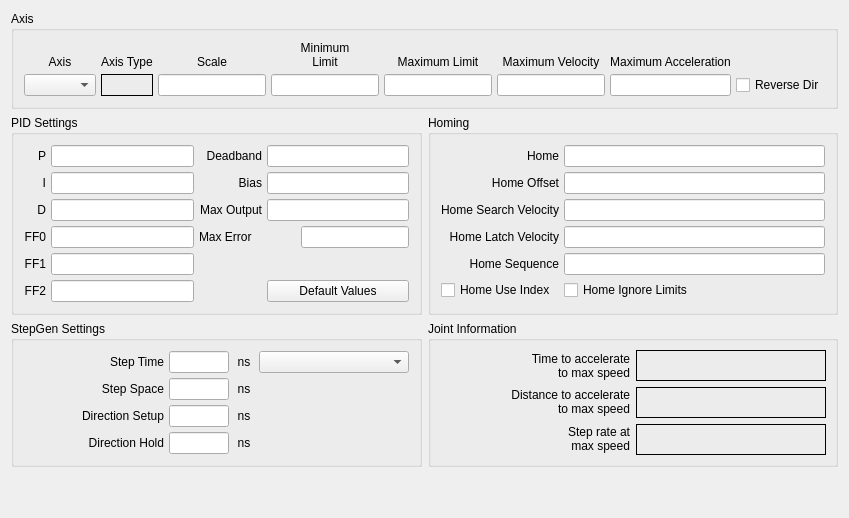
          <widget class="QWidget" name="joint2tab">
           <attribute name="title">
            <string>Joint 2</string>
           </attribute>
           <layout class="QGridLayout" name="gridLayout_15">
            <item row="0" column="0" colspan="2">
             <widget class="QGroupBox" name="jointAxisGroup_2">
              <property name="title">
               <string>Axis</string>
              </property>
              <layout class="QGridLayout" name="gridLayout_13">
               <property name="leftMargin">
                <number>10</number>
               </property>
               <property name="topMargin">
                <number>10</number>
               </property>
               <property name="rightMargin">
                <number>10</number>
               </property>
               <property name="bottomMargin">
                <number>10</number>
               </property>
               <property name="spacing">
                <number>5</number>
               </property>
               <item row="1" column="5">
                <widget class="QLineEdit" name="maxVelocity_2">
                 <property name="alignment">
                  <set>Qt::AlignRight|Qt::AlignTrailing|Qt::AlignVCenter</set>
                 </property>
                </widget>
               </item>
               <item row="1" column="0">
                <widget class="QComboBox" name="axisCB_2"/>
               </item>
               <item row="0" column="3">
                <widget class="QLabel" name="label_64">
                 <property name="text">
                  <string>&lt;html&gt;&lt;head/&gt;&lt;body&gt;&lt;p&gt;Minimum&lt;br/&gt;Limit&lt;/p&gt;&lt;/body&gt;&lt;/html&gt;</string>
                 </property>
                 <property name="alignment">
                  <set>Qt::AlignBottom|Qt::AlignHCenter</set>
                 </property>
                 <property name="wordWrap">
                  <bool>true</bool>
                 </property>
                </widget>
               </item>
               <item row="0" column="0">
                <widget class="QLabel" name="label_53">
                 <property name="text">
                  <string>Axis</string>
                 </property>
                 <property name="alignment">
                  <set>Qt::AlignBottom|Qt::AlignHCenter</set>
                 </property>
                </widget>
               </item>
               <item row="1" column="3">
                <widget class="QLineEdit" name="minLimit_2">
                 <property name="alignment">
                  <set>Qt::AlignRight|Qt::AlignTrailing|Qt::AlignVCenter</set>
                 </property>
                </widget>
               </item>
               <item row="1" column="4">
                <widget class="QLineEdit" name="maxLimit_2">
                 <property name="alignment">
                  <set>Qt::AlignRight|Qt::AlignTrailing|Qt::AlignVCenter</set>
                 </property>
                </widget>
               </item>
               <item row="0" column="4">
                <widget class="QLabel" name="label_69">
                 <property name="text">
                  <string>Maximum Limit</string>
                 </property>
                 <property name="textFormat">
                  <enum>Qt::AutoText</enum>
                 </property>
                 <property name="alignment">
                  <set>Qt::AlignBottom|Qt::AlignHCenter</set>
                 </property>
                 <property name="wordWrap">
                  <bool>true</bool>
                 </property>
                </widget>
               </item>
               <item row="0" column="5">
                <widget class="QLabel" name="label_76">
                 <property name="text">
                  <string>Maximum Velocity</string>
                 </property>
                 <property name="alignment">
                  <set>Qt::AlignBottom|Qt::AlignHCenter</set>
                 </property>
                 <property name="wordWrap">
                  <bool>true</bool>
                 </property>
                </widget>
               </item>
               <item row="0" column="2">
                <widget class="QLabel" name="label_55">
                 <property name="text">
                  <string>Scale</string>
                 </property>
                 <property name="alignment">
                  <set>Qt::AlignBottom|Qt::AlignHCenter</set>
                 </property>
                </widget>
               </item>
               <item row="0" column="6">
                <widget class="QLabel" name="label_77">
                 <property name="text">
                  <string>Maximum Acceleration</string>
                 </property>
                 <property name="alignment">
                  <set>Qt::AlignBottom|Qt::AlignHCenter</set>
                 </property>
                 <property name="wordWrap">
                  <bool>true</bool>
                 </property>
                </widget>
               </item>
               <item row="1" column="6">
                <widget class="QLineEdit" name="maxAccel_2">
                 <property name="alignment">
                  <set>Qt::AlignRight|Qt::AlignTrailing|Qt::AlignVCenter</set>
                 </property>
                </widget>
               </item>
               <item row="0" column="1">
                <widget class="QLabel" name="label_6">
                 <property name="text">
                  <string>Axis Type</string>
                 </property>
                 <property name="alignment">
                  <set>Qt::AlignBottom|Qt::AlignLeading|Qt::AlignLeft</set>
                 </property>
                </widget>
               </item>
               <item row="1" column="1">
                <widget class="QLabel" name="axisType_2">
                 <property name="frameShape">
                  <enum>QFrame::Box</enum>
                 </property>
                 <property name="text">
                  <string/>
                 </property>
                </widget>
               </item>
               <item row="1" column="2">
                <widget class="QLineEdit" name="scale_2"/>
               </item>
               <item row="1" column="7">
                <widget class="QCheckBox" name="reverse_2">
                 <property name="text">
                  <string>Reverse Dir</string>
                 </property>
                </widget>
               </item>
              </layout>
             </widget>
            </item>
            <item row="1" column="0">
             <widget class="QGroupBox" name="groupBox_11">
              <property name="title">
               <string>PID Settings</string>
              </property>
              <layout class="QGridLayout" name="gridLayout_14">
               <property name="leftMargin">
                <number>10</number>
               </property>
               <property name="topMargin">
                <number>10</number>
               </property>
               <property name="rightMargin">
                <number>10</number>
               </property>
               <property name="bottomMargin">
                <number>10</number>
               </property>
               <property name="spacing">
                <number>5</number>
               </property>
               <item row="0" column="0">
                <widget class="QLabel" name="label_234">
                 <property name="text">
                  <string>P</string>
                 </property>
                 <property name="alignment">
                  <set>Qt::AlignRight|Qt::AlignTrailing|Qt::AlignVCenter</set>
                 </property>
                </widget>
               </item>
               <item row="0" column="1">
                <widget class="QLineEdit" name="p_2">
                 <property name="text">
                  <string/>
                 </property>
                 <property name="alignment">
                  <set>Qt::AlignRight|Qt::AlignTrailing|Qt::AlignVCenter</set>
                 </property>
                </widget>
               </item>
               <item row="0" column="2">
                <widget class="QLabel" name="label_235">
                 <property name="text">
                  <string>Deadband</string>
                 </property>
                 <property name="alignment">
                  <set>Qt::AlignRight|Qt::AlignTrailing|Qt::AlignVCenter</set>
                 </property>
                </widget>
               </item>
               <item row="0" column="3">
                <widget class="QLineEdit" name="deadband_2">
                 <property name="text">
                  <string/>
                 </property>
                 <property name="alignment">
                  <set>Qt::AlignRight|Qt::AlignTrailing|Qt::AlignVCenter</set>
                 </property>
                </widget>
               </item>
               <item row="1" column="0">
                <widget class="QLabel" name="label_236">
                 <property name="text">
                  <string>I</string>
                 </property>
                 <property name="alignment">
                  <set>Qt::AlignRight|Qt::AlignTrailing|Qt::AlignVCenter</set>
                 </property>
                </widget>
               </item>
               <item row="1" column="1">
                <widget class="QLineEdit" name="i_2">
                 <property name="text">
                  <string/>
                 </property>
                 <property name="alignment">
                  <set>Qt::AlignRight|Qt::AlignTrailing|Qt::AlignVCenter</set>
                 </property>
                </widget>
               </item>
               <item row="1" column="2">
                <widget class="QLabel" name="label_237">
                 <property name="text">
                  <string>Bias</string>
                 </property>
                 <property name="alignment">
                  <set>Qt::AlignRight|Qt::AlignTrailing|Qt::AlignVCenter</set>
                 </property>
                </widget>
               </item>
               <item row="1" column="3">
                <widget class="QLineEdit" name="bias_2">
                 <property name="text">
                  <string/>
                 </property>
                 <property name="alignment">
                  <set>Qt::AlignRight|Qt::AlignTrailing|Qt::AlignVCenter</set>
                 </property>
                </widget>
               </item>
               <item row="2" column="0">
                <widget class="QLabel" name="label_238">
                 <property name="text">
                  <string>D</string>
                 </property>
                 <property name="alignment">
                  <set>Qt::AlignRight|Qt::AlignTrailing|Qt::AlignVCenter</set>
                 </property>
                </widget>
               </item>
               <item row="2" column="1">
                <widget class="QLineEdit" name="d_2">
                 <property name="text">
                  <string/>
                 </property>
                 <property name="alignment">
                  <set>Qt::AlignRight|Qt::AlignTrailing|Qt::AlignVCenter</set>
                 </property>
                </widget>
               </item>
               <item row="2" column="2">
                <widget class="QLabel" name="label_239">
                 <property name="text">
                  <string>Max Output</string>
                 </property>
                 <property name="alignment">
                  <set>Qt::AlignRight|Qt::AlignTrailing|Qt::AlignVCenter</set>
                 </property>
                </widget>
               </item>
               <item row="2" column="3">
                <widget class="QLineEdit" name="maxOutput_2">
                 <property name="text">
                  <string/>
                 </property>
                 <property name="alignment">
                  <set>Qt::AlignRight|Qt::AlignTrailing|Qt::AlignVCenter</set>
                 </property>
                </widget>
               </item>
               <item row="3" column="0">
                <widget class="QLabel" name="label_240">
                 <property name="text">
                  <string>FF0</string>
                 </property>
                 <property name="alignment">
                  <set>Qt::AlignRight|Qt::AlignTrailing|Qt::AlignVCenter</set>
                 </property>
                </widget>
               </item>
               <item row="3" column="1">
                <widget class="QLineEdit" name="ff0_2">
                 <property name="text">
                  <string/>
                 </property>
                 <property name="alignment">
                  <set>Qt::AlignRight|Qt::AlignTrailing|Qt::AlignVCenter</set>
                 </property>
                </widget>
               </item>
               <item row="4" column="0">
                <widget class="QLabel" name="label_242">
                 <property name="text">
                  <string>FF1</string>
                 </property>
                 <property name="alignment">
                  <set>Qt::AlignRight|Qt::AlignTrailing|Qt::AlignVCenter</set>
                 </property>
                </widget>
               </item>
               <item row="4" column="1">
                <widget class="QLineEdit" name="ff1_2">
                 <property name="text">
                  <string/>
                 </property>
                 <property name="alignment">
                  <set>Qt::AlignRight|Qt::AlignTrailing|Qt::AlignVCenter</set>
                 </property>
                </widget>
               </item>
               <item row="5" column="0">
                <widget class="QLabel" name="label_243">
                 <property name="text">
                  <string>FF2</string>
                 </property>
                 <property name="alignment">
                  <set>Qt::AlignRight|Qt::AlignTrailing|Qt::AlignVCenter</set>
                 </property>
                </widget>
               </item>
               <item row="5" column="1">
                <widget class="QLineEdit" name="ff2_2">
                 <property name="text">
                  <string/>
                 </property>
                 <property name="alignment">
                  <set>Qt::AlignRight|Qt::AlignTrailing|Qt::AlignVCenter</set>
                 </property>
                </widget>
               </item>
               <item row="5" column="3">
                <widget class="QPushButton" name="pidDefault_2">
                 <property name="text">
                  <string>Default Values</string>
                 </property>
                </widget>
               </item>
               <item row="3" column="2">
                <widget class="QLabel" name="label_186">
                 <property name="text">
                  <string>Max Error</string>
                 </property>
                </widget>
               </item>
               <item row="3" column="3" alignment="Qt::AlignRight">
                <widget class="QLineEdit" name="maxError_2"/>
               </item>
              </layout>
             </widget>
            </item>
            <item row="1" column="1">
             <widget class="QGroupBox" name="groupBox_9">
              <property name="title">
               <string>Homing</string>
              </property>
              <layout class="QGridLayout" name="gridLayout_16">
               <property name="leftMargin">
                <number>10</number>
               </property>
               <property name="topMargin">
                <number>10</number>
               </property>
               <property name="rightMargin">
                <number>10</number>
               </property>
               <property name="bottomMargin">
                <number>10</number>
               </property>
               <property name="spacing">
                <number>5</number>
               </property>
               <item row="0" column="0">
                <widget class="QLabel" name="label_90">
                 <property name="text">
                  <string>Home</string>
                 </property>
                 <property name="alignment">
                  <set>Qt::AlignRight|Qt::AlignTrailing|Qt::AlignVCenter</set>
                 </property>
                </widget>
               </item>
               <item row="0" column="1">
                <widget class="QLineEdit" name="home_2">
                 <property name="toolTip">
                  <string>&lt;html&gt;&lt;head/&gt;&lt;body&gt;&lt;p&gt;Home is usually set to 0&lt;/p&gt;&lt;/body&gt;&lt;/html&gt;</string>
                 </property>
                 <property name="alignment">
                  <set>Qt::AlignRight|Qt::AlignTrailing|Qt::AlignVCenter</set>
                 </property>
                </widget>
               </item>
               <item row="1" column="0">
                <widget class="QLabel" name="label_91">
                 <property name="text">
                  <string>Home Offset</string>
                 </property>
                 <property name="alignment">
                  <set>Qt::AlignRight|Qt::AlignTrailing|Qt::AlignVCenter</set>
                 </property>
                </widget>
               </item>
               <item row="1" column="1">
                <widget class="QLineEdit" name="homeOffset_2">
                 <property name="toolTip">
                  <string>&lt;html&gt;&lt;head/&gt;&lt;body&gt;&lt;p&gt;Home Offset can be used to back off of the home switch&lt;/p&gt;&lt;/body&gt;&lt;/html&gt;</string>
                 </property>
                 <property name="alignment">
                  <set>Qt::AlignRight|Qt::AlignTrailing|Qt::AlignVCenter</set>
                 </property>
                </widget>
               </item>
               <item row="2" column="0">
                <widget class="QLabel" name="label_92">
                 <property name="text">
                  <string>Home Search Velocity</string>
                 </property>
                 <property name="alignment">
                  <set>Qt::AlignRight|Qt::AlignTrailing|Qt::AlignVCenter</set>
                 </property>
                </widget>
               </item>
               <item row="2" column="1">
                <widget class="QLineEdit" name="homeSearchVel_2">
                 <property name="toolTip">
                  <string>&lt;html&gt;&lt;head/&gt;&lt;body&gt;&lt;p&gt;Search Velocity is in units per second&lt;/p&gt;&lt;/body&gt;&lt;/html&gt;</string>
                 </property>
                 <property name="alignment">
                  <set>Qt::AlignRight|Qt::AlignTrailing|Qt::AlignVCenter</set>
                 </property>
                </widget>
               </item>
               <item row="3" column="0">
                <widget class="QLabel" name="label_93">
                 <property name="text">
                  <string>Home Latch Velocity</string>
                 </property>
                 <property name="alignment">
                  <set>Qt::AlignRight|Qt::AlignTrailing|Qt::AlignVCenter</set>
                 </property>
                </widget>
               </item>
               <item row="3" column="1">
                <widget class="QLineEdit" name="homeLatchVel_2">
                 <property name="toolTip">
                  <string>&lt;html&gt;&lt;head/&gt;&lt;body&gt;&lt;p&gt;Latch Velocity is in user units per second&lt;br/&gt;usually set slower than Search Velocity&lt;/p&gt;&lt;/body&gt;&lt;/html&gt;</string>
                 </property>
                 <property name="alignment">
                  <set>Qt::AlignRight|Qt::AlignTrailing|Qt::AlignVCenter</set>
                 </property>
                </widget>
               </item>
               <item row="5" column="0">
                <widget class="QCheckBox" name="homeUseIndex_2">
                 <property name="text">
                  <string>Home Use Index</string>
                 </property>
                </widget>
               </item>
               <item row="5" column="1">
                <widget class="QCheckBox" name="homeIgnoreLimits_2">
                 <property name="text">
                  <string>Home Ignore Limits</string>
                 </property>
                </widget>
               </item>
               <item row="4" column="1">
                <widget class="QLineEdit" name="homeSequence_2">
                 <property name="toolTip">
                  <string>&lt;html&gt;&lt;head/&gt;&lt;body&gt;&lt;p&gt;Home sequences start at 0 and do not skip a number.&lt;/p&gt;&lt;p&gt;Multiple joint axis use a negative number.&lt;/p&gt;&lt;p&gt;Leave blank to home the joint manually.&lt;/p&gt;&lt;/body&gt;&lt;/html&gt;</string>
                 </property>
                </widget>
               </item>
               <item row="4" column="0">
                <widget class="QLabel" name="label_139">
                 <property name="text">
                  <string>Home Sequence</string>
                 </property>
                 <property name="alignment">
                  <set>Qt::AlignRight|Qt::AlignTrailing|Qt::AlignVCenter</set>
                 </property>
                </widget>
               </item>
              </layout>
             </widget>
            </item>
            <item row="2" column="0">
             <widget class="QGroupBox" name="groupBox_12">
              <property name="title">
               <string>StepGen Settings</string>
              </property>
              <layout class="QGridLayout" name="gridLayout_17">
               <property name="leftMargin">
                <number>10</number>
               </property>
               <property name="topMargin">
                <number>10</number>
               </property>
               <property name="rightMargin">
                <number>10</number>
               </property>
               <property name="bottomMargin">
                <number>10</number>
               </property>
               <property name="spacing">
                <number>5</number>
               </property>
               <item row="0" column="0">
                <widget class="QLabel" name="label_104">
                 <property name="text">
                  <string>Step Time</string>
                 </property>
                 <property name="alignment">
                  <set>Qt::AlignRight|Qt::AlignTrailing|Qt::AlignVCenter</set>
                 </property>
                </widget>
               </item>
               <item row="1" column="2">
                <widget class="QLabel" name="label_120">
                 <property name="minimumSize">
                  <size>
                   <width>20</width>
                   <height>0</height>
                  </size>
                 </property>
                 <property name="maximumSize">
                  <size>
                   <width>20</width>
                   <height>16777215</height>
                  </size>
                 </property>
                 <property name="text">
                  <string>ns</string>
                 </property>
                 <property name="alignment">
                  <set>Qt::AlignCenter</set>
                 </property>
                </widget>
               </item>
               <item row="0" column="1">
                <widget class="QLineEdit" name="stepTime_2">
                 <property name="maximumSize">
                  <size>
                   <width>60</width>
                   <height>16777215</height>
                  </size>
                 </property>
                 <property name="inputMask">
                  <string/>
                 </property>
                 <property name="text">
                  <string/>
                 </property>
                 <property name="alignment">
                  <set>Qt::AlignRight|Qt::AlignTrailing|Qt::AlignVCenter</set>
                 </property>
                </widget>
               </item>
               <item row="0" column="2">
                <widget class="QLabel" name="label_118">
                 <property name="minimumSize">
                  <size>
                   <width>20</width>
                   <height>0</height>
                  </size>
                 </property>
                 <property name="maximumSize">
                  <size>
                   <width>20</width>
                   <height>16777215</height>
                  </size>
                 </property>
                 <property name="text">
                  <string>ns</string>
                 </property>
                 <property name="alignment">
                  <set>Qt::AlignCenter</set>
                 </property>
                </widget>
               </item>
               <item row="1" column="0">
                <widget class="QLabel" name="label_119">
                 <property name="text">
                  <string>Step Space</string>
                 </property>
                 <property name="alignment">
                  <set>Qt::AlignRight|Qt::AlignTrailing|Qt::AlignVCenter</set>
                 </property>
                </widget>
               </item>
               <item row="1" column="1">
                <widget class="QLineEdit" name="stepSpace_2">
                 <property name="maximumSize">
                  <size>
                   <width>60</width>
                   <height>16777215</height>
                  </size>
                 </property>
                 <property name="text">
                  <string/>
                 </property>
                 <property name="alignment">
                  <set>Qt::AlignRight|Qt::AlignTrailing|Qt::AlignVCenter</set>
                 </property>
                </widget>
               </item>
               <item row="2" column="0">
                <widget class="QLabel" name="label_121">
                 <property name="text">
                  <string>Direction Setup</string>
                 </property>
                 <property name="alignment">
                  <set>Qt::AlignRight|Qt::AlignTrailing|Qt::AlignVCenter</set>
                 </property>
                </widget>
               </item>
               <item row="2" column="1">
                <widget class="QLineEdit" name="dirSetup_2">
                 <property name="maximumSize">
                  <size>
                   <width>60</width>
                   <height>16777215</height>
                  </size>
                 </property>
                 <property name="text">
                  <string/>
                 </property>
                 <property name="alignment">
                  <set>Qt::AlignRight|Qt::AlignTrailing|Qt::AlignVCenter</set>
                 </property>
                </widget>
               </item>
               <item row="2" column="2">
                <widget class="QLabel" name="label_122">
                 <property name="minimumSize">
                  <size>
                   <width>20</width>
                   <height>0</height>
                  </size>
                 </property>
                 <property name="maximumSize">
                  <size>
                   <width>20</width>
                   <height>16777215</height>
                  </size>
                 </property>
                 <property name="text">
                  <string>ns</string>
                 </property>
                 <property name="alignment">
                  <set>Qt::AlignCenter</set>
                 </property>
                </widget>
               </item>
               <item row="3" column="0">
                <widget class="QLabel" name="label_123">
                 <property name="text">
                  <string>Direction Hold</string>
                 </property>
                 <property name="alignment">
                  <set>Qt::AlignRight|Qt::AlignTrailing|Qt::AlignVCenter</set>
                 </property>
                </widget>
               </item>
               <item row="3" column="1">
                <widget class="QLineEdit" name="dirHold_2">
                 <property name="maximumSize">
                  <size>
                   <width>60</width>
                   <height>16777215</height>
                  </size>
                 </property>
                 <property name="text">
                  <string/>
                 </property>
                 <property name="alignment">
                  <set>Qt::AlignRight|Qt::AlignTrailing|Qt::AlignVCenter</set>
                 </property>
                </widget>
               </item>
               <item row="3" column="2">
                <widget class="QLabel" name="label_124">
                 <property name="minimumSize">
                  <size>
                   <width>20</width>
                   <height>0</height>
                  </size>
                 </property>
                 <property name="maximumSize">
                  <size>
                   <width>20</width>
                   <height>16777215</height>
                  </size>
                 </property>
                 <property name="text">
                  <string>ns</string>
                 </property>
                 <property name="alignment">
                  <set>Qt::AlignCenter</set>
                 </property>
                </widget>
               </item>
               <item row="0" column="3">
                <widget class="QComboBox" name="driveCB_2">
                 <property name="minimumSize">
                  <size>
                   <width>150</width>
                   <height>0</height>
                  </size>
                 </property>
                </widget>
               </item>
              </layout>
             </widget>
            </item>
            <item row="2" column="1">
             <widget class="QGroupBox" name="gridGroupBox_4">
              <property name="title">
               <string>Joint Information</string>
              </property>
              <layout class="QGridLayout" name="gridLayout_34">
               <item row="1" column="0" alignment="Qt::AlignRight">
                <widget class="QLabel" name="label_196">
                 <property name="text">
                  <string>&lt;html&gt;&lt;head/&gt;&lt;body&gt;&lt;p align=&quot;right&quot;&gt;Distance to accelerate&lt;br/&gt;to max speed&lt;/p&gt;&lt;/body&gt;&lt;/html&gt;</string>
                 </property>
                </widget>
               </item>
               <item row="0" column="0">
                <widget class="QLabel" name="label_195">
                 <property name="text">
                  <string>Time to accelerate
to max speed</string>
                 </property>
                 <property name="alignment">
                  <set>Qt::AlignRight|Qt::AlignTrailing|Qt::AlignVCenter</set>
                 </property>
                </widget>
               </item>
               <item row="2" column="0" alignment="Qt::AlignRight">
                <widget class="QLabel" name="label_197">
                 <property name="text">
                  <string>&lt;html&gt;&lt;head/&gt;&lt;body&gt;&lt;p align=&quot;right&quot;&gt;Step rate at&lt;br/&gt;max speed&lt;/p&gt;&lt;/body&gt;&lt;/html&gt;</string>
                 </property>
                </widget>
               </item>
               <item row="0" column="1">
                <widget class="QLabel" name="timeJoint_2">
                 <property name="frameShape">
                  <enum>QFrame::Box</enum>
                 </property>
                 <property name="text">
                  <string/>
                 </property>
                </widget>
               </item>
               <item row="1" column="1">
                <widget class="QLabel" name="distanceJoint_2">
                 <property name="frameShape">
                  <enum>QFrame::Box</enum>
                 </property>
                 <property name="text">
                  <string/>
                 </property>
                </widget>
               </item>
               <item row="2" column="1">
                <widget class="QLabel" name="stepRateJoint_2">
                 <property name="frameShape">
                  <enum>QFrame::Box</enum>
                 </property>
                 <property name="text">
                  <string/>
                 </property>
                </widget>
               </item>
              </layout>
             </widget>
            </item>
            <item row="3" column="0">
             <spacer name="verticalSpacer_5">
              <property name="orientation">
               <enum>Qt::Vertical</enum>
              </property>
              <property name="sizeHint" stdset="0">
               <size>
                <width>20</width>
                <height>40</height>
               </size>
              </property>
             </spacer>
            </item>
           </layout>
          </widget>
